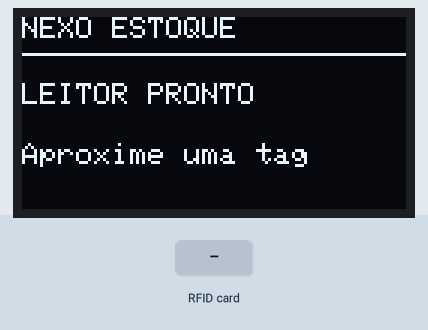
Bench run of a sketch on a simulated ESP32. Parts: 128×64 one-colour display. The test bench sets the inputs (shaded band). What the sketch prints to the serial monitor is not drawn.

Above: at 1.3 s.
1.4 s: RFID card 5E 7A 19 C4 held to the reader
At 1.8 s:
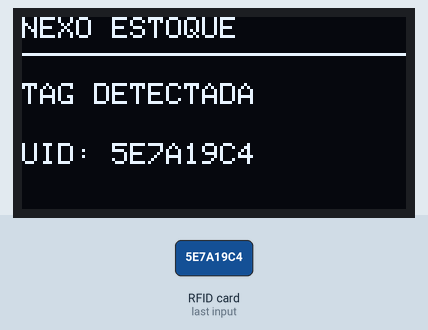
Timing chart, 0 to 4.4 s (numbered marks = the images above; inputs shaded):
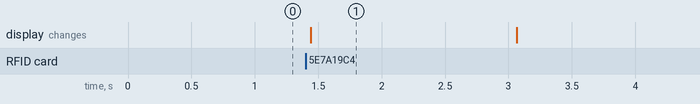

The sketch:

sketch.ino
```cpp
#include <SPI.h>
#include <Wire.h>
#include <MFRC522.h>
#include <Adafruit_GFX.h>
#include <Adafruit_SSD1306.h>

// RC522 mantém os pinos originais do projeto.
constexpr uint8_t RFID_SS_PIN = 5;
constexpr uint8_t RFID_RST_PIN = 22;

// I2C do OLED usa pinos livres; GPIO 22 continua dedicado ao RST do RC522.
constexpr uint8_t OLED_SDA_PIN = 21;
constexpr uint8_t OLED_SCL_PIN = 17;
constexpr uint8_t OLED_I2C_ADDRESS = 0x3C;
constexpr int OLED_WIDTH = 128;
constexpr int OLED_HEIGHT = 64;
constexpr int OLED_RESET_PIN = -1;

MFRC522 reader(RFID_SS_PIN, RFID_RST_PIN);
Adafruit_SSD1306 display(OLED_WIDTH, OLED_HEIGHT, &Wire, OLED_RESET_PIN);
bool displayReady = false;

void renderDisplay(const char* status, const String& detail) {
  if (!displayReady) return;

  display.clearDisplay();
  display.setTextSize(1);
  display.setTextColor(SSD1306_WHITE);
  display.setTextWrap(false);
  display.setCursor(0, 0);
  display.print("NEXO ESTOQUE");
  display.drawFastHLine(0, 12, OLED_WIDTH, SSD1306_WHITE);
  display.setCursor(0, 22);
  display.print(status);
  display.setCursor(0, 42);
  display.print(detail);
  display.display();
}

void setup() {
  Serial.begin(115200);

  SPI.begin(18, 19, 23, RFID_SS_PIN);
  reader.PCD_Init();

  Wire.begin(OLED_SDA_PIN, OLED_SCL_PIN);
  displayReady = display.begin(SSD1306_SWITCHCAPVCC, OLED_I2C_ADDRESS);

  Serial.println("Nexo Estoque - leitor RC522 pronto");
  Serial.println("Aproxime uma tag para ler a UID e cadastrá-la no produto.");

  if (displayReady) {
    renderDisplay("LEITOR PRONTO", "Aproxime uma tag");
  } else {
    Serial.println("OLED indisponivel; leitura RFID continua pelo Serial Monitor.");
  }
}

void loop() {
  if (!reader.PICC_IsNewCardPresent() || !reader.PICC_ReadCardSerial()) {
    delay(40);
    return;
  }

  String uid;
  for (byte index = 0; index < reader.uid.size; index++) {
    if (reader.uid.uidByte[index] < 0x10) uid += '0';
    uid += String(reader.uid.uidByte[index], HEX);
  }
  uid.toUpperCase();

  Serial.print("RFID_UID=");
  Serial.println(uid);
  Serial.println("Copie a UID para Movimentacoes > Leitura de tag RFID.");
  renderDisplay("TAG DETECTADA", String("UID: ") + uid);

  reader.PICC_HaltA();
  reader.PCD_StopCrypto1();
  delay(1600);

  renderDisplay("LEITOR PRONTO", "Aproxime uma tag");
}
```

Measured:
- after the input at 1.4 s, the display: changes at once (image 1)
- what the display in image 1 shows lasts 1.7 s, from 1.4 s to 3.1 s
